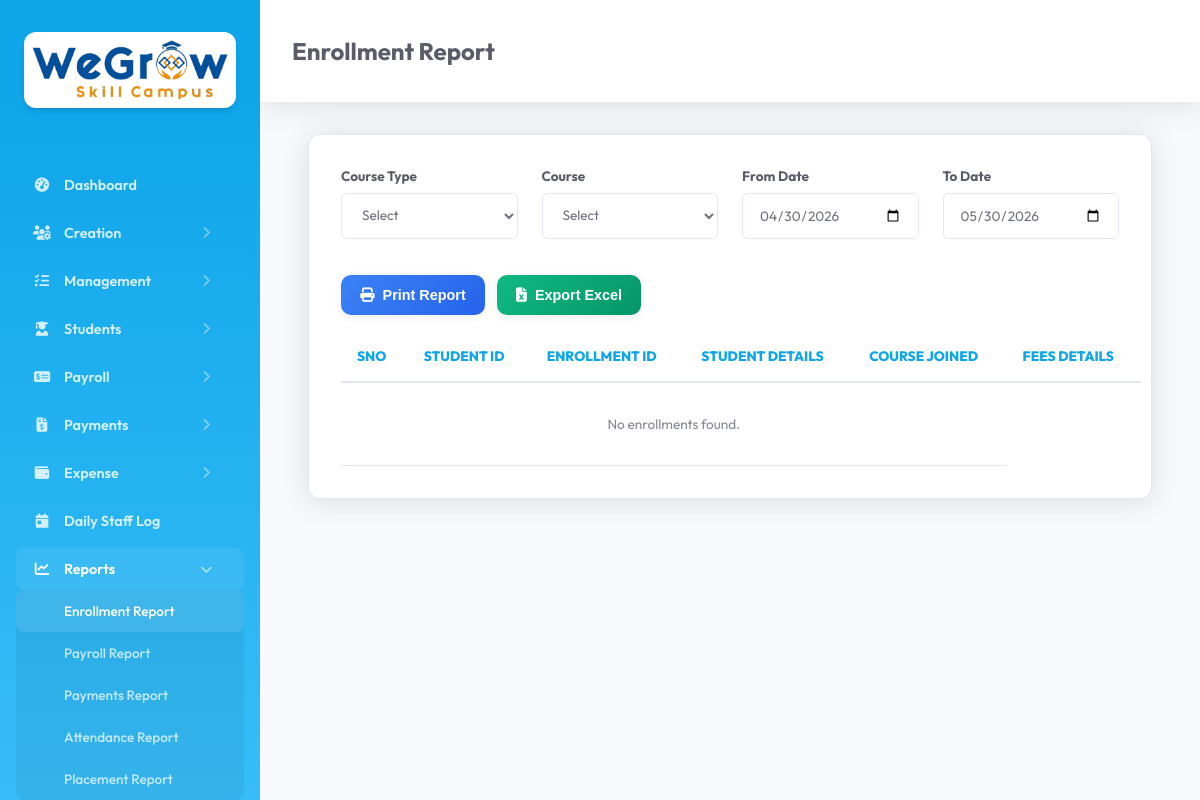
/report_enrollment.php (signed in), run on an earlier commit of the app's database.
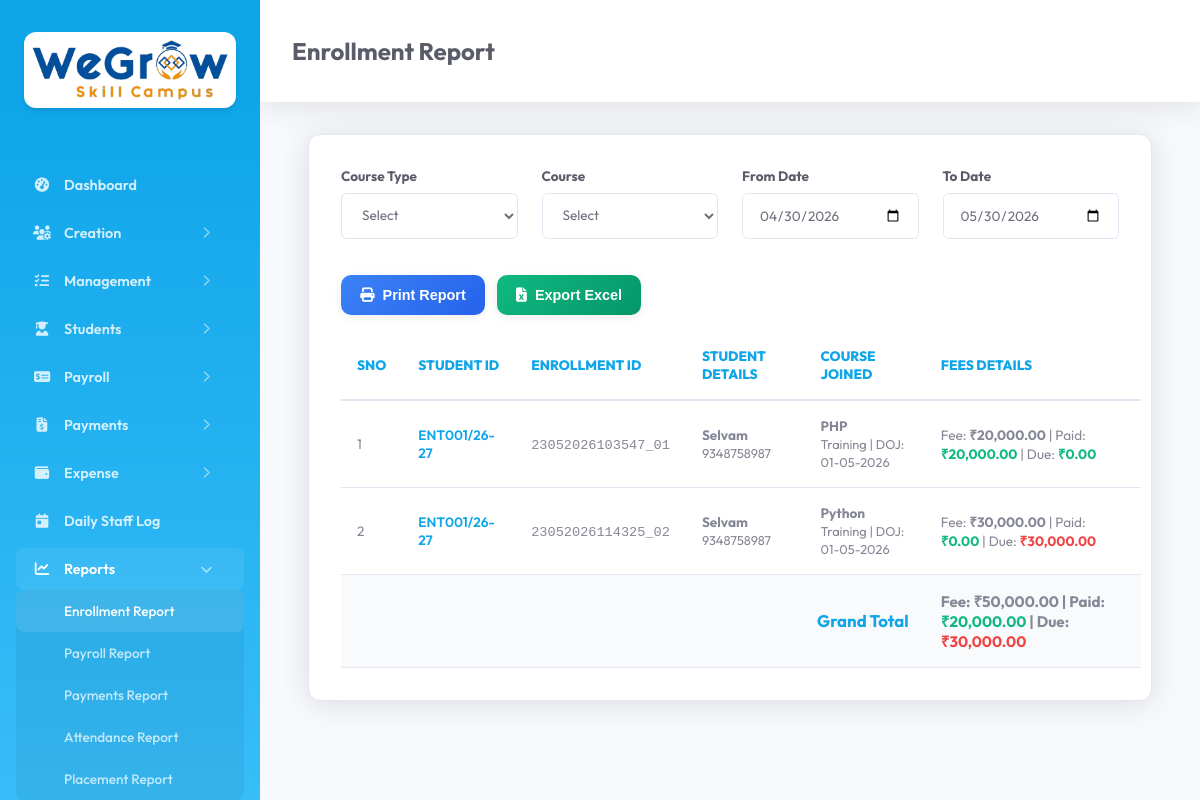
And on a later commit of the database.
### tables this page shows
CREATE TABLE `tc_course` (
  `id` int(11) NOT NULL AUTO_INCREMENT,
  `created_date_time` datetime DEFAULT NULL,
  `updated_date_time` datetime DEFAULT NULL,
  `company_id` mediumtext DEFAULT NULL,
  `course_id` mediumtext DEFAULT NULL,
  `course_name` mediumtext DEFAULT NULL,
  `course_duration` mediumtext DEFAULT NULL,
  `course_fee` mediumtext DEFAULT NULL,
  `deleted` int(11) NOT NULL DEFAULT 0,
  PRIMARY KEY (`id`)
);

### main/config.php (called while the page is built, shortened)
<?php
    class Database {
        private $host = "localhost";
        private $dbname = "training_center_db";
        private $username = "root";
        private $password = "";
        public function connect() {
            try {
                $this->conn = new PDO(
                    "mysql:host=".$this->host.";dbname=".$this->dbname,
                    $this->username,
                    $this->password
                );
                $this->conn->setAttribute(PDO::ATTR_ERRMODE, PDO::ERRMODE_EXCEPTION);
                $this->conn->exec("SET NAMES utf8");
                return $this->conn;
            }
            catch(PDOException $e) {
                echo "Database Connection Failed : ".$e->getMessage();
                exit;
            }
        }
    }
?>

### common_file.php (called while the page is built, shortened)
<?php
    require_once 'main/basic_functions.php';
    require_once 'main/report_functions.php';
    $bf = new Report_Functions();
?>

### main/report_functions.php (called while the page is built, shortened)
<?php
    include_once("config.php");
    include_once("basic_functions.php");
    class Report_Functions extends Basic_Functions {
        public function getEnrollmentReportList($course_type, $course_id, $from_date, $to_date) {
            $where = [];
            $params = [];
            if(!empty($from_date)) {
                $where[] = "enrollment_date >= :from_date";
                $params[':from_date'] = $from_date;
            }
            if(!empty($to_date)) {
                $where[] = "enrollment_date <= :to_date";
                $params[':to_date'] = $to_date;
            }
            $whereClause = "";
            if(!empty($where)) {
                $whereClause = " WHERE " . implode(" AND ", $where);
            }
            $query = "SELECT enroll_id, student_id, student_name, mobile_number, course_id, enrollment_date, fees_amount, type FROM (
                SELECT e.enrollment_id AS enroll_id, e.student_id, e.student_name, e.mobile_number, e.course_id, e.doj AS enrollment_date, e.fees_amount, 'training' AS type
                FROM {$GLOBALS['enrollment_table']} e WHERE e.deleted = 0 AND e.company_id = '{$_SESSION['company_id']}'
                UNION ALL
                SELECT ei.enrollment_internship_id AS enroll_id, ei.student_id, ei.student_name, ei.mobile_number, ei.course_id, ei.doj AS enrollment_date, ei.fees_amount, 'internship' AS type
                FROM {$GLOBALS['enrollment_internship_table']} ei WHERE ei.deleted = 0 AND ei.company_id = '{$_SESSION['company_id']}'
            ) AS enrollments $whereClause ORDER BY enrollment_date ASC";
            $enrollments = $this->getQueryRecords($query, $params);
            foreach ($enrollments as &$enrollment) {
                $paid_query = "SELECT COALESCE(SUM(total_amount), 0) as total_paid FROM {$GLOBALS['payment_table']} WHERE (enrollment_id = :enroll_id OR student_id = :enroll_id) AND deleted = 0";
                $paid_params = [':enroll_id' => $enrollment['enroll_id']];
                $paid_result = $this->getQueryRecords($paid_query, $paid_params);
                $enrollment['paid_amount'] = floatval($paid_result[0]['total_paid'] ?? 0);
            }
            return $enrollments;
        }
    }

### main/basic_functions.php (called while the page is built, shortened)
<?php
    include_once("config.php");
    class Basic_Functions extends Database {
        public $con;
        public function getCompanyId() {
            return $_SESSION['company_id'] ?? null;
        }
        public function encode_decode($action, $string) {
            $salt = $GLOBALS['salt'] ?? "default_salt";
            $key = hash('sha256', $salt);
            $iv = substr(hash('sha256', $salt), 0, 16);
            if ($action == 'encrypt') {
                return base64_encode(openssl_encrypt($string, "AES-256-CBC", $key, 0, $iv));
            } else if ($action == 'decrypt') {
                return openssl_decrypt(base64_decode($string), "AES-256-CBC", $key, 0, $iv);
            }
            return $string;
        }
        public function getTableRecords($table, $field = '', $value = '', $orderby = 'id DESC') {
            $con = $this->con;
            $sql = "SELECT * FROM $table WHERE deleted = :deleted";
            $params = [":deleted" => 0];
            $company_id = $this->getCompanyId();
            if (!empty($field)) {
                $sql .= " AND $field = :$field";
                $params[":$field"] = $value;
            }
            $sql .= " ORDER BY $orderby";
            $stmt = $con->prepare($sql);
            $stmt->execute($params);
            return $stmt->fetchAll();
        }
        public function getQueryRecords($query, $params = []) {
            $con = $this->con;
            $stmt = $con->prepare($query);
            $stmt->execute($params);
            return $stmt->fetchAll();
        }
    }
?>

### report_enrollment.php (the view, shortened to what the changed rows need)
<?php require_once 'common_file.php';
$from_page = 'Enrollment Report';
$from_date = date('Y-m-d', strtotime('-30 days'));
$to_date = date('Y-m-d');
$course_type = '';
$course_id = '';
$enrollments = $bf->getEnrollmentReportList($course_type, $course_id, $from_date, $to_date);
?>
<!DOCTYPE html>
<html lang="en">
<head>
    <link rel="stylesheet" href="assets/css/style.css">
</head>
<body>
    <?php include 'sidebar.php'; ?>
    <div class="main-content update_content">
        <div class="header">
            <h2><?php if(!empty($from_page))  echo ucfirst($from_page); ?></h2>
        </div>
        <div class="module-section">
            <div id="course_list">
                <table class="responsive table table-bordered" id="enrollment_report_table">
                    <thead>
                        <tr>
                            <th>Sno</th>
                            <th>Student ID</th>
                            <th>Enrollment ID</th>
                            <th>Student Details</th>
                            <th>Course Joined</th>
                            <th>Fees Details</th>
                        </tr>
                    </thead>
                    <tbody>
                        <?php
                            $sno = 1;
                            $grand_total_fees = 0;
                            $grand_total_paid = 0;
                            $grand_total_due = 0;
                            if(!empty($enrollments)) {
                                foreach ($enrollments as $u) {
                                    $course_name = '';
                                    if(!empty($u['course_id'])) {
                                        $course_data = $bf->getTableRecords($GLOBALS['course_table'], 'course_id', $u['course_id']);
                                        if(!empty($course_data)) {
                                            $course_name = $course_data[0]['course_name'];
                                        }
                                    }
                                    $student_dec_id = $bf->encode_decode('decrypt', $u['student_id']);
                                    $enroll_dec_id = $bf->encode_decode('decrypt', $u['enroll_id']);
                                    $fees_amount = floatval($u['fees_amount'] ?? 0);
                                    $paid_amount = floatval($u['paid_amount'] ?? 0);
                                    $balance_amount = floatval($u['balance_amount'] ?? 0);
                                    $grand_total_fees += $fees_amount;
                                    $grand_total_paid += $paid_amount;
                                    $grand_total_due += $balance_amount;
                                ?>
                                    <tr>
                                        <td><?php echo $sno++; ?></td>
                                        <td>
                                            <span style="color: var(--primary); font-weight: 600;">
                                                <?php echo $student_dec_id; ?>
                                            </span>
                                        </td>
                                        <td>
                                            <span style="color: var(--text-muted); font-size: 0.85rem; font-family: monospace;">
                                                <?php echo $enroll_dec_id; ?>
                                            </span>
                                        </td>
                                        <td>
                                            <strong><?php echo htmlspecialchars($u['student_name']); ?></strong>
                                            <br><span style="font-size: 0.8rem; color: var(--text-muted);"><?php echo $u['mobile_number']; ?></span>
                                        </td>
                                        <td>
                                            <strong><?php echo $course_name; ?></strong>
                                            <br><span style="font-size: 0.8rem; color: var(--text-muted);"><?php echo ucfirst($u['type']); ?> | DOJ: <?php echo date('d-m-Y', strtotime($u['enrollment_date'])); ?></span>
                                        </td>
                                        <td>
                                            <span style="font-size: 0.85rem;">
                                                Fee: <strong>₹<?php echo number_format($fees_amount, 2); ?></strong> |
                                                Paid: <strong style="color: #10b981;">₹<?php echo number_format($paid_amount, 2); ?></strong> |
                                                Due: <strong style="color: <?php echo $balance_amount > 0 ? '#ef4444' : '#10b981'; ?>;">₹<?php echo number_format($balance_amount, 2); ?></strong>
                                            </span>
                                        </td>
                                    </tr>
                                <?php } ?>
                                <tr style="background: #f8fafc;">
                                    <td colspan="5" style="text-align: right; font-weight: bold; font-size: 1.05rem; color: var(--primary);">Grand Total</td>
                                    <td>
                                        <span style="font-size: 0.95rem; font-weight: 700;">
                                            Fee: ₹<?php echo number_format($grand_total_fees, 2); ?> |
                                            Paid: <span style="color: #10b981;">₹<?php echo number_format($grand_total_paid, 2); ?></span> |
                                            Due: <span style="color: <?php echo $grand_total_due > 0 ? '#ef4444' : '#10b981'; ?>;">₹<?php echo number_format($grand_total_due, 2); ?></span>
                                        </span>
                                    </td>
                                </tr>
                            <?php } else { ?>
                                <tr>
                                    <td colspan="5" style="text-align:center; padding: 2rem; color: var(--text-muted);">No enrollments found.</td>
                                </tr>
                        <?php } ?>
                    </tbody>
                </table>
            </div>
        </div>
    </div>
</body>
</html>

What changed in the data, as far as the page shows it:
now on this page (row edited): tc_course: course_name "PHP"
now on this page (row edited): tc_course: course_name "Python"
Also different on the page:
$grand_total_fees: (not shown) → "50,000.00"
$grand_total_paid: (not shown) → "20,000.00"
$grand_total_due: (not shown) → "30,000.00"
new list line: "1 ENT001/26-27 23052026103547_01 Selvam 9348758987 Training | DOJ: 01-05-2026 Fee: ₹ 20,000.00 | Paid: ₹ 20,000.00 | Due: ₹ 0.00"
new list line: "2 ENT001/26-27 23052026114325_02 Selvam 9348758987 Training | DOJ: 01-05-2026 Fee: ₹ 30,000.00 | Paid: ₹ 0.00 | Due: ₹ 30,000.00"
text no longer shown: "No enrollments found."
text now shown: "Grand Total Fee: ₹ | Paid: ₹ | Due: ₹"
